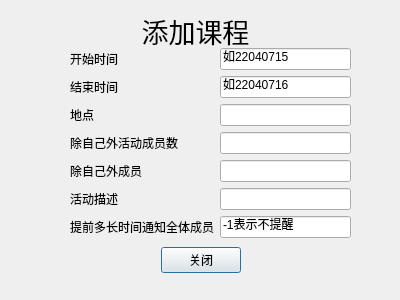
<?xml version="1.0" encoding="UTF-8"?>
<ui version="4.0">
 <class>AddCourse</class>
 <widget class="QDialog" name="AddCourse">
  <property name="geometry">
   <rect>
    <x>0</x>
    <y>0</y>
    <width>400</width>
    <height>300</height>
   </rect>
  </property>
  <property name="windowTitle">
   <string>Dialog</string>
  </property>
  <widget class="QWidget" name="horizontalLayoutWidget">
   <property name="geometry">
    <rect>
     <x>0</x>
     <y>240</y>
     <width>401</width>
     <height>41</height>
    </rect>
   </property>
   <layout class="QHBoxLayout" name="horizontalLayout">
    <item>
     <spacer name="horizontalSpacer">
      <property name="orientation">
       <enum>Qt::Horizontal</enum>
      </property>
      <property name="sizeHint" stdset="0">
       <size>
        <width>40</width>
        <height>20</height>
       </size>
      </property>
     </spacer>
    </item>
    <item>
     <widget class="QPushButton" name="pushButton">
      <property name="text">
       <string>关闭</string>
      </property>
     </widget>
    </item>
    <item>
     <spacer name="horizontalSpacer_2">
      <property name="orientation">
       <enum>Qt::Horizontal</enum>
      </property>
      <property name="sizeHint" stdset="0">
       <size>
        <width>40</width>
        <height>20</height>
       </size>
      </property>
     </spacer>
    </item>
   </layout>
  </widget>
  <widget class="QLabel" name="label">
   <property name="geometry">
    <rect>
     <x>0</x>
     <y>0</y>
     <width>391</width>
     <height>61</height>
    </rect>
   </property>
   <property name="font">
    <font>
     <pointsize>20</pointsize>
    </font>
   </property>
   <property name="text">
    <string>添加课程</string>
   </property>
   <property name="alignment">
    <set>Qt::AlignCenter</set>
   </property>
  </widget>
  <widget class="QWidget" name="formLayoutWidget">
   <property name="geometry">
    <rect>
     <x>70</x>
     <y>48</y>
     <width>281</width>
     <height>205</height>
    </rect>
   </property>
   <layout class="QFormLayout" name="formLayout">
    <item row="0" column="0">
     <widget class="QLabel" name="label_2">
      <property name="text">
       <string>开始时间</string>
      </property>
     </widget>
    </item>
    <item row="0" column="1">
     <widget class="QLineEdit" name="lineEdit">
      <property name="toolTip">
       <string>&lt;html&gt;&lt;head/&gt;&lt;body&gt;&lt;p&gt;如22040715&lt;/p&gt;&lt;/body&gt;&lt;/html&gt;</string>
      </property>
      <property name="whatsThis">
       <string>&lt;html&gt;&lt;head/&gt;&lt;body&gt;&lt;p&gt;如22040715&lt;/p&gt;&lt;/body&gt;&lt;/html&gt;</string>
      </property>
      <property name="text">
       <string>如22040715</string>
      </property>
     </widget>
    </item>
    <item row="1" column="0">
     <widget class="QLabel" name="label_3">
      <property name="text">
       <string>结束时间</string>
      </property>
     </widget>
    </item>
    <item row="1" column="1">
     <widget class="QLineEdit" name="lineEdit_2">
      <property name="text">
       <string>如22040716</string>
      </property>
     </widget>
    </item>
    <item row="2" column="0">
     <widget class="QLabel" name="label_4">
      <property name="text">
       <string>地点</string>
      </property>
     </widget>
    </item>
    <item row="2" column="1">
     <widget class="QLineEdit" name="lineEdit_3"/>
    </item>
    <item row="3" column="0">
     <widget class="QLabel" name="label_5">
      <property name="text">
       <string>除自己外活动成员数</string>
      </property>
     </widget>
    </item>
    <item row="3" column="1">
     <widget class="QLineEdit" name="lineEdit_4"/>
    </item>
    <item row="4" column="0">
     <widget class="QLabel" name="label_6">
      <property name="text">
       <string>除自己外成员</string>
      </property>
     </widget>
    </item>
    <item row="4" column="1">
     <widget class="QLineEdit" name="lineEdit_5"/>
    </item>
    <item row="5" column="0">
     <widget class="QLabel" name="Label">
      <property name="text">
       <string>活动描述</string>
      </property>
     </widget>
    </item>
    <item row="5" column="1">
     <widget class="QLineEdit" name="LineEdit"/>
    </item>
    <item row="6" column="0">
     <widget class="QLabel" name="label_7">
      <property name="text">
       <string>提前多长时间通知全体成员</string>
      </property>
     </widget>
    </item>
    <item row="6" column="1">
     <widget class="QLineEdit" name="LineEdit_2">
      <property name="text">
       <string>-1表示不提醒</string>
      </property>
     </widget>
    </item>
   </layout>
  </widget>
 </widget>
 <resources/>
 <connections>
  <connection>
   <sender>pushButton</sender>
   <signal>clicked()</signal>
   <receiver>AddCourse</receiver>
   <slot>close()</slot>
   <hints>
    <hint type="sourcelabel">
     <x>200</x>
     <y>259</y>
    </hint>
    <hint type="destinationlabel">
     <x>199</x>
     <y>149</y>
    </hint>
   </hints>
  </connection>
 </connections>
</ui>
